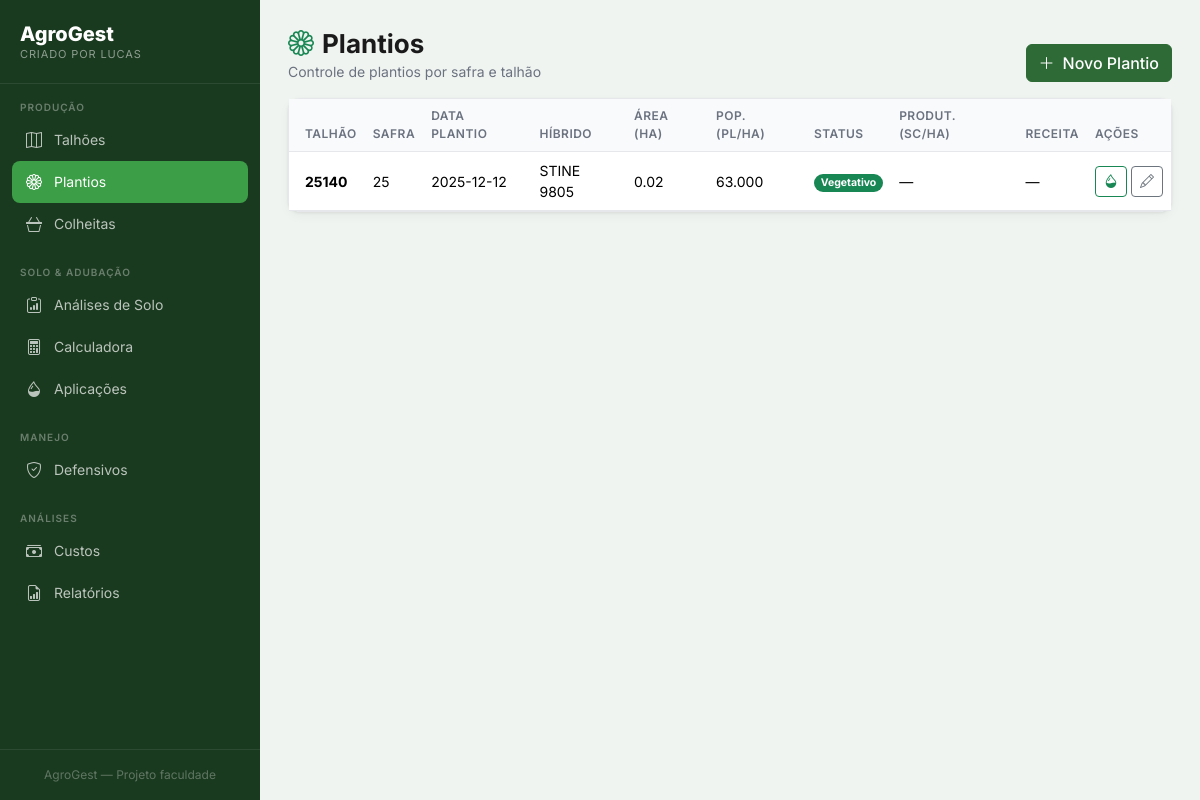
/plantio/, run on an earlier commit of the app's database.
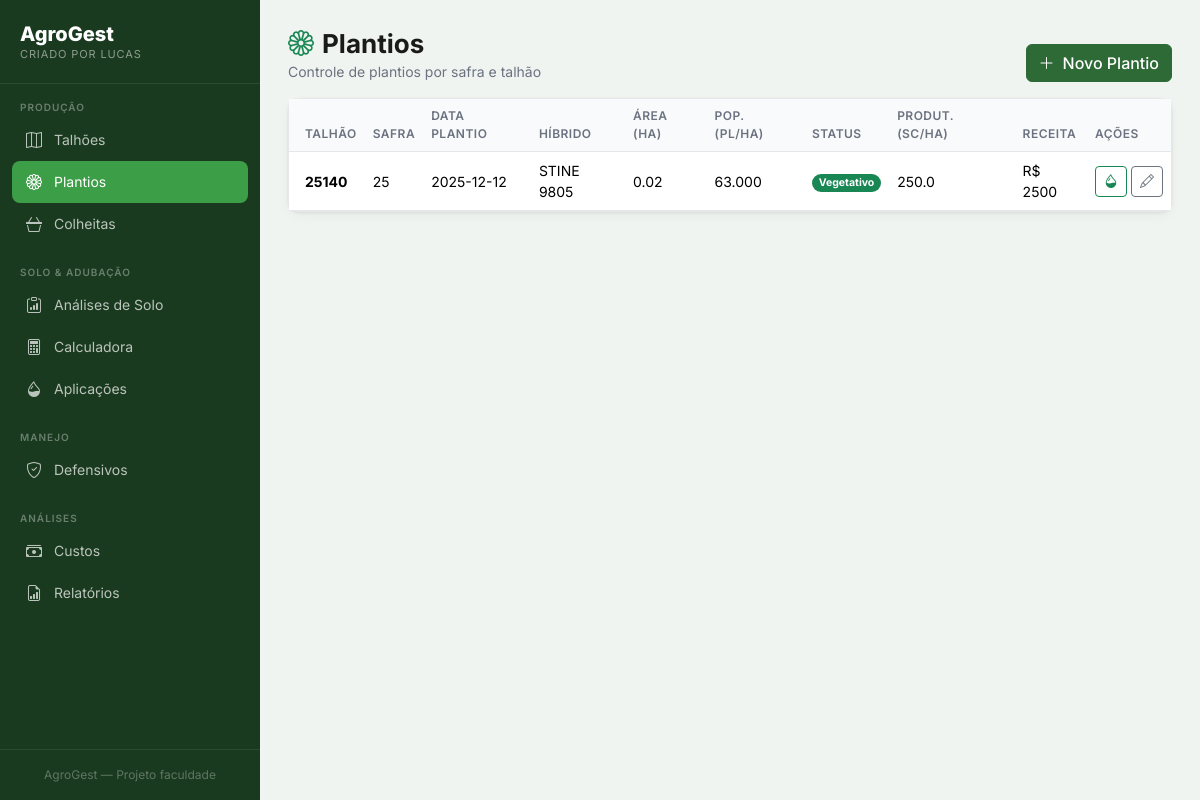
And on a later commit of the database.
### tables this page shows
CREATE TABLE plantios (
    id INTEGER PRIMARY KEY AUTOINCREMENT,
    talhao_id INTEGER NOT NULL,
    safra TEXT NOT NULL,
    data_plantio DATE,
    hibrido TEXT,
    populacao INTEGER,
    area_plantada REAL,
    status TEXT DEFAULT 'planejado',
    observacoes TEXT,
    criado_em TIMESTAMP DEFAULT CURRENT_TIMESTAMP,
    FOREIGN KEY (talhao_id) REFERENCES talhoes(id)
);

CREATE TABLE talhoes (
    id INTEGER PRIMARY KEY AUTOINCREMENT,
    nome TEXT NOT NULL,
    area_ha REAL NOT NULL,
    localizacao TEXT,
    tipo_solo TEXT,
    observacoes TEXT,
    criado_em TIMESTAMP DEFAULT CURRENT_TIMESTAMP
);

CREATE TABLE colheitas (
    id INTEGER PRIMARY KEY AUTOINCREMENT,
    plantio_id INTEGER NOT NULL,
    data_colheita DATE,
    producao_total REAL,
    umidade_colheita REAL,
    producao_corrigida REAL,
    produtividade_kgha REAL,
    produtividade_scha REAL,
    preco_saca REAL,
    receita_bruta REAL,
    observacoes TEXT,
    criado_em TIMESTAMP DEFAULT CURRENT_TIMESTAMP,
    FOREIGN KEY (plantio_id) REFERENCES plantios(id)
);

### modules/plantio.py (the view)
@plantio_bp.route('/')
def index():
    db = get_db()
    plantios = db.execute("""
        SELECT p.*, t.nome as talhao_nome, t.area_ha,
               c.produtividade_scha, c.receita_bruta
        FROM plantios p
        JOIN talhoes t ON t.id = p.talhao_id
        LEFT JOIN colheitas c ON c.plantio_id = p.id
        ORDER BY p.safra DESC, t.nome
    """).fetchall()
    return render_template('plantio/index.html', plantios=plantios)

### database.py (called while the page is built)
def get_db(app=None):
    from flask import current_app
    if app:
        db = sqlite3.connect(app.config['DATABASE'], detect_types=sqlite3.PARSE_DECLTYPES)
        db.row_factory = sqlite3.Row
        return db
    if 'db' not in g:
        g.db = sqlite3.connect(
            current_app.config['DATABASE'],
            detect_types=sqlite3.PARSE_DECLTYPES
        )
        g.db.row_factory = sqlite3.Row
    return g.db

### templates/plantio/index.html (shortened to what this page needs)
{% extends "base.html" %}
{% block content %}
<div class="page-header d-flex justify-content-between align-items-center">
    <div>
        <h1 class="page-title"><i class="bi bi-flower1 me-2 text-success"></i>Plantios</h1>
        <p class="page-subtitle">Controle de plantios por safra e talhão</p>
    </div>
    <a href="{{ url_for('plantio.novo') }}" class="btn btn-primary">
        <i class="bi bi-plus-lg me-2"></i>Novo Plantio
    </a>
</div>
<div class="card">
    <div class="card-body p-0">
        {% if plantios %}
        <div class="table-responsive">
            <table class="table table-hover mb-0">
                <thead>
                    <tr>
                        <th class="ps-3">Talhão</th>
                        <th>Safra</th>
                        <th>Data Plantio</th>
                        <th>Híbrido</th>
                        <th>Área (ha)</th>
                        <th>Pop. (pl/ha)</th>
                        <th>Status</th>
                        <th>Produt. (sc/ha)</th>
                        <th>Receita</th>
                        <th>Ações</th>
                    </tr>
                </thead>
                <tbody>
                    {% for p in plantios %}
                    <tr>
                        <td class="ps-3 fw-bold">{{ p.talhao_nome }}</td>
                        <td>{{ p.safra }}</td>
                        <td>{{ p.data_plantio or '—' }}</td>
                        <td>{{ p.hibrido or '—' }}</td>
                        <td>{{ p.area_plantada or p.area_ha }}</td>
                        <td>{{ "{:,}".format(p.populacao).replace(",",".") if p.populacao else '—' }}</td>
                        <td>
                            <span class="badge rounded-pill
                                {% if p.status == 'colhido' %}bg-success
                                {% elif p.status == 'plantado' %}bg-primary
                                {% elif p.status == 'emergencia' %}bg-info
                                {% elif p.status == 'vegetativo' %}bg-success
                                {% else %}bg-secondary{% endif %}">
                                {{ p.status|title }}
                            </span>
                        </td>
                        <td>{{ "%.1f"|format(p.produtividade_scha) if p.produtividade_scha else '—' }}</td>
                        <td>{{ 'R$ '+"%.0f"|format(p.receita_bruta) if p.receita_bruta else '—' }}</td>
                        <td>
                            <div class="d-flex gap-1">
                                <a href="{{ url_for('plantio.adubacoes', id=p.id) }}"
                                   class="btn btn-sm btn-outline-success" title="Aplicações">
                                    <i class="bi bi-droplet-half"></i>
                                </a>
                                <a href="{{ url_for('plantio.editar', id=p.id) }}"
                                   class="btn btn-sm btn-outline-secondary" title="Editar">
                                    <i class="bi bi-pencil"></i>
                                </a>
                            </div>
                        </td>
                    </tr>
                    {% endfor %}
                </tbody>
            </table>
        </div>
        {% else %}
        <div class="text-center py-5">
            <div style="font-size:48px;margin-bottom:16px;">🌱</div>
            <h5 class="fw-bold">Nenhum plantio registrado</h5>
            <a href="{{ url_for('plantio.novo') }}" class="btn btn-primary">Registrar Plantio</a>
        </div>
        {% endif %}
    </div>
</div>
{% endblock %}

What changed in the data, as far as the page shows it:
no longer on one of the page's lists (row unchanged): plantios: talhao_nome "25140", safra "25", data_plantio "2025-12-12", hibrido "STINE 9805", area_plantada "0.02", populacao "63.000", status "Vegetativo"
added colheitas: talhao_nome "25140", safra "25", data_plantio "2025-12-12", hibrido "STINE 9805", area_plantada "0.02", {{ "{:,}".format(p.populacao).replace(",",".") if p.populacao else '—' }} "63.000", status "Vegetativo", produtividade_scha "250.0", receita_bruta "R$ 2500"
